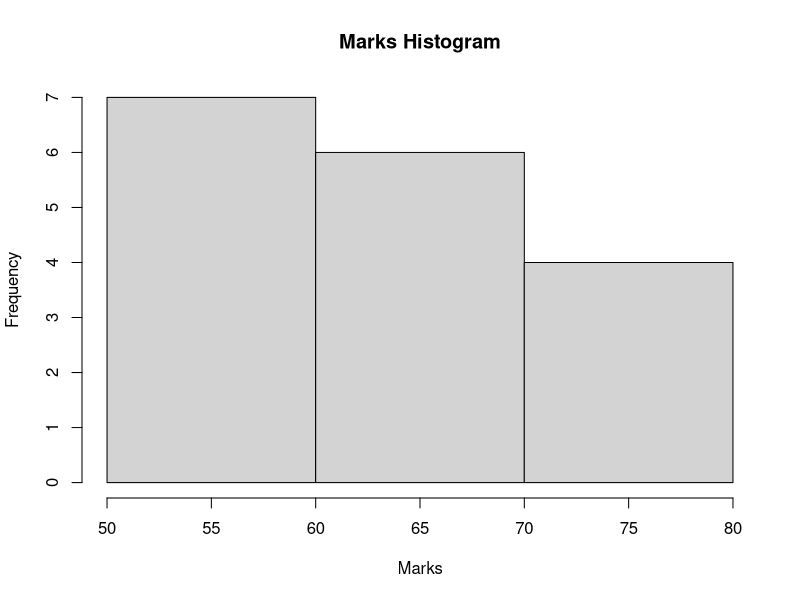

Write R code to recreate this figure.
# Equal frequency and equal width binning
# Individual R source code for Day 1, Question 9
# Run this file in RStudio.


marks <- sort(c(55,60,71,63,55,65,50,55,58,59,61,63,65,67,71,72,75))
equal_frequency <- split(marks, cut(seq_along(marks), breaks=3, labels=FALSE))
equal_width <- split(marks, cut(marks, breaks=3, include.lowest=TRUE))
cat("Equal-frequency bins:\n"); print(equal_frequency)
cat("Equal-width bins:\n"); print(equal_width)
hist(marks, breaks=3, main="Marks Histogram", xlab="Marks")
